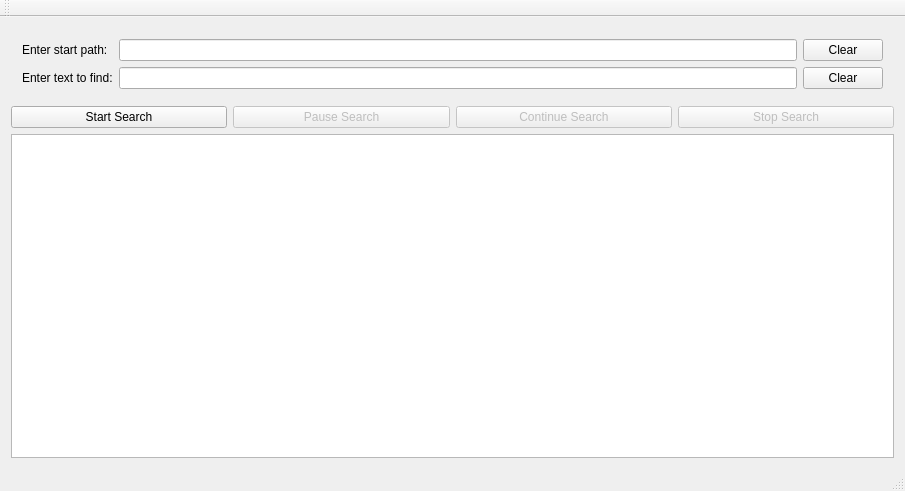
<?xml version="1.0" encoding="UTF-8"?>
<ui version="4.0">
 <class>MainWindow</class>
 <widget class="QMainWindow" name="MainWindow">
  <property name="geometry">
   <rect>
    <x>0</x>
    <y>0</y>
    <width>905</width>
    <height>491</height>
   </rect>
  </property>
  <property name="minimumSize">
   <size>
    <width>640</width>
    <height>480</height>
   </size>
  </property>
  <property name="windowTitle">
   <string>MainWindow</string>
  </property>
  <widget class="QWidget" name="centralWidget">
   <property name="enabled">
    <bool>true</bool>
   </property>
   <property name="contextMenuPolicy">
    <enum>Qt::DefaultContextMenu</enum>
   </property>
   <property name="layoutDirection">
    <enum>Qt::LeftToRight</enum>
   </property>
   <property name="autoFillBackground">
    <bool>false</bool>
   </property>
   <layout class="QVBoxLayout" name="verticalLayout_2">
    <item>
     <layout class="QVBoxLayout" name="verticalLayout">
      <item>
       <widget class="QFrame" name="gridFrame">
        <layout class="QGridLayout" name="gridLayout">
         <item row="0" column="0">
          <widget class="QLabel" name="startPathLabel">
           <property name="text">
            <string>Enter start path:</string>
           </property>
          </widget>
         </item>
         <item row="0" column="1">
          <widget class="QLineEdit" name="startPathEdit"/>
         </item>
         <item row="0" column="2">
          <widget class="QPushButton" name="textToFindClear">
           <property name="text">
            <string>Clear</string>
           </property>
          </widget>
         </item>
         <item row="1" column="0">
          <widget class="QLabel" name="textToFindLabel">
           <property name="text">
            <string>Enter text to find:</string>
           </property>
          </widget>
         </item>
         <item row="1" column="1">
          <widget class="QLineEdit" name="textToFindEdit"/>
         </item>
         <item row="1" column="2">
          <widget class="QPushButton" name="startPathClear">
           <property name="text">
            <string>Clear</string>
           </property>
          </widget>
         </item>
        </layout>
       </widget>
      </item>
      <item>
       <layout class="QHBoxLayout" name="horizontalLayout">
        <item>
         <widget class="QPushButton" name="startSearchButton">
          <property name="text">
           <string>Start Search</string>
          </property>
         </widget>
        </item>
        <item>
         <widget class="QPushButton" name="pauseSearchButton">
          <property name="enabled">
           <bool>false</bool>
          </property>
          <property name="text">
           <string>Pause Search</string>
          </property>
         </widget>
        </item>
        <item>
         <widget class="QPushButton" name="continueSearchButton">
          <property name="enabled">
           <bool>false</bool>
          </property>
          <property name="text">
           <string>Continue Search</string>
          </property>
         </widget>
        </item>
        <item>
         <widget class="QPushButton" name="stopSearchButton">
          <property name="enabled">
           <bool>false</bool>
          </property>
          <property name="text">
           <string>Stop Search</string>
          </property>
         </widget>
        </item>
       </layout>
      </item>
      <item>
       <widget class="QTextBrowser" name="searchResults"/>
      </item>
     </layout>
    </item>
   </layout>
  </widget>
  <widget class="QMenuBar" name="menuBar">
   <property name="geometry">
    <rect>
     <x>0</x>
     <y>0</y>
     <width>905</width>
     <height>28</height>
    </rect>
   </property>
  </widget>
  <widget class="QToolBar" name="mainToolBar">
   <attribute name="toolBarArea">
    <enum>TopToolBarArea</enum>
   </attribute>
   <attribute name="toolBarBreak">
    <bool>false</bool>
   </attribute>
  </widget>
  <widget class="QStatusBar" name="statusBar"/>
 </widget>
 <layoutdefault spacing="6" margin="11"/>
 <resources/>
 <connections/>
</ui>
